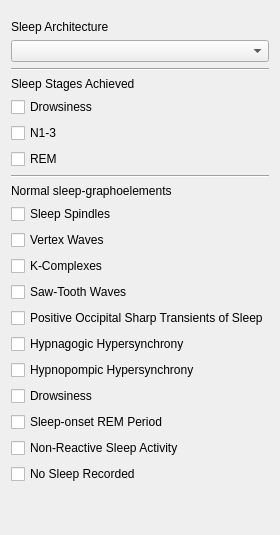
          <widget class="QWidget" name="tab_sleep">
           <attribute name="title">
            <string>Sleep / Drowsiness</string>
           </attribute>
           <layout class="QVBoxLayout" name="verticalLayout_3">
            <item>
             <spacer name="verticalSpacer_19">
              <property name="orientation">
               <enum>Qt::Vertical</enum>
              </property>
              <property name="sizeType">
               <enum>QSizePolicy::Fixed</enum>
              </property>
              <property name="sizeHint" stdset="0">
               <size>
                <width>20</width>
                <height>9</height>
               </size>
              </property>
             </spacer>
            </item>
            <item>
             <widget class="QLabel" name="label_28">
              <property name="text">
               <string>Sleep Architecture</string>
              </property>
             </widget>
            </item>
            <item>
             <widget class="QComboBox" name="comboBox_20">
              <item>
               <property name="text">
                <string/>
               </property>
              </item>
              <item>
               <property name="text">
                <string>Normal</string>
               </property>
              </item>
              <item>
               <property name="text">
                <string>Abnormal</string>
               </property>
              </item>
             </widget>
            </item>
            <item>
             <widget class="Line" name="line">
              <property name="orientation">
               <enum>Qt::Horizontal</enum>
              </property>
             </widget>
            </item>
            <item>
             <widget class="QLabel" name="label_29">
              <property name="text">
               <string>Sleep Stages Achieved</string>
              </property>
             </widget>
            </item>
            <item>
             <layout class="QVBoxLayout" name="verticalLayout_15">
              <item>
               <widget class="QCheckBox" name="checkBox_36">
                <property name="text">
                 <string>Drowsiness</string>
                </property>
               </widget>
              </item>
              <item>
               <widget class="QCheckBox" name="checkBox_37">
                <property name="text">
                 <string>N1-3</string>
                </property>
               </widget>
              </item>
              <item>
               <widget class="QCheckBox" name="checkBox_38">
                <property name="text">
                 <string>REM</string>
                </property>
               </widget>
              </item>
             </layout>
            </item>
            <item>
             <widget class="Line" name="line_2">
              <property name="orientation">
               <enum>Qt::Horizontal</enum>
              </property>
             </widget>
            </item>
            <item>
             <widget class="QLabel" name="label_30">
              <property name="text">
               <string>Normal sleep-graphoelements</string>
              </property>
             </widget>
            </item>
            <item>
             <layout class="QVBoxLayout" name="verticalLayout_14">
              <item>
               <widget class="QCheckBox" name="checkBox_39">
                <property name="text">
                 <string>Sleep Spindles</string>
                </property>
               </widget>
              </item>
              <item>
               <widget class="QCheckBox" name="checkBox_40">
                <property name="text">
                 <string>Vertex Waves</string>
                </property>
               </widget>
              </item>
              <item>
               <widget class="QCheckBox" name="checkBox_41">
                <property name="text">
                 <string>K-Complexes</string>
                </property>
               </widget>
              </item>
              <item>
               <widget class="QCheckBox" name="checkBox_42">
                <property name="text">
                 <string>Saw-Tooth Waves</string>
                </property>
               </widget>
              </item>
              <item>
               <widget class="QCheckBox" name="checkBox_43">
                <property name="text">
                 <string>Positive Occipital Sharp Transients of Sleep</string>
                </property>
               </widget>
              </item>
              <item>
               <widget class="QCheckBox" name="checkBox_44">
                <property name="text">
                 <string>Hypnagogic Hypersynchrony</string>
                </property>
               </widget>
              </item>
              <item>
               <widget class="QCheckBox" name="checkBox_46">
                <property name="text">
                 <string>Hypnopompic Hypersynchrony</string>
                </property>
               </widget>
              </item>
              <item>
               <widget class="QCheckBox" name="checkBox_45">
                <property name="text">
                 <string>Drowsiness</string>
                </property>
               </widget>
              </item>
              <item>
               <widget class="QCheckBox" name="checkBox_47">
                <property name="text">
                 <string>Sleep-onset REM Period</string>
                </property>
               </widget>
              </item>
              <item>
               <widget class="QCheckBox" name="checkBox_48">
                <property name="text">
                 <string>Non-Reactive Sleep Activity</string>
                </property>
               </widget>
              </item>
              <item>
               <widget class="QCheckBox" name="checkBox_49">
                <property name="text">
                 <string>No Sleep Recorded</string>
                </property>
               </widget>
              </item>
             </layout>
            </item>
            <item>
             <spacer name="verticalSpacer_5">
              <property name="orientation">
               <enum>Qt::Vertical</enum>
              </property>
              <property name="sizeHint" stdset="0">
               <size>
                <width>20</width>
                <height>40</height>
               </size>
              </property>
             </spacer>
            </item>
           </layout>
          </widget>
